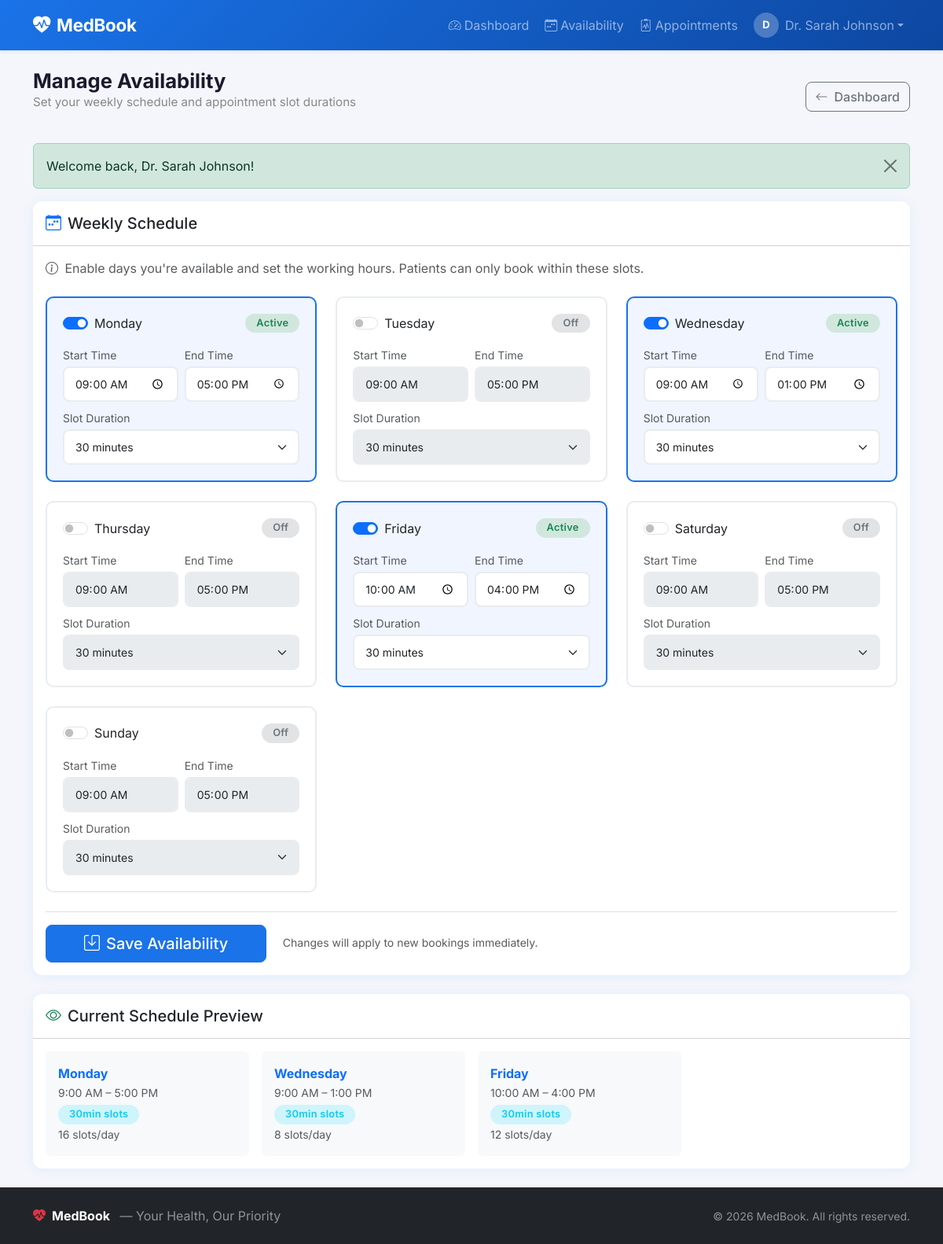
/doctor/availability.php (signed in), run on the app's committed database.
### tables this page shows
CREATE TABLE IF NOT EXISTS doctor_availability (
    id INT UNSIGNED AUTO_INCREMENT PRIMARY KEY,
    doctor_id INT UNSIGNED NOT NULL,
    day_of_week ENUM('Monday','Tuesday','Wednesday','Thursday','Friday','Saturday','Sunday') NOT NULL,
    start_time TIME NOT NULL,
    end_time TIME NOT NULL,
    slot_duration_minutes TINYINT UNSIGNED NOT NULL DEFAULT 30,   
    is_active TINYINT(1) NOT NULL DEFAULT 1,
    created_at TIMESTAMP DEFAULT CURRENT_TIMESTAMP,
    FOREIGN KEY (doctor_id) REFERENCES users(id) ON DELETE CASCADE,
    UNIQUE KEY unique_doctor_day (doctor_id, day_of_week)
);

### includes/helpers.php (called while the page is built, shortened)
<?php
function e(string $str): string {
    return htmlspecialchars($str, ENT_QUOTES | ENT_HTML5, 'UTF-8');
}
function formatTime(string $time): string {
    return date('g:i A', strtotime($time));
}
function generateTimeSlots(string $startTime, string $endTime, int $durationMinutes): array {
    $slots  = [];
    $start  = strtotime($startTime);
    $end    = strtotime($endTime);
    $step   = $durationMinutes * 60;
    for ($t = $start; $t < $end; $t += $step) {
        $slots[] = date('H:i', $t);
    }
    return $slots;
}
function url(string $path): string {
    return SITE_URL . '/' . ltrim($path, '/');
}

### doctor/availability.php (the view, shortened to what this page needs)
<?php
require_once __DIR__ . '/../includes/session.php';
require_once __DIR__ . '/../includes/helpers.php';
$pdo      = getDB();
$doctorId = currentUserId();
$days     = ['Monday','Tuesday','Wednesday','Thursday','Friday','Saturday','Sunday'];
$stmt = $pdo->prepare("SELECT * FROM doctor_availability WHERE doctor_id = ?");
$stmt->execute([$doctorId]);
$rows = $stmt->fetchAll();
$availability = [];
foreach ($rows as $row) {
    $availability[$row['day_of_week']] = $row;
}
require_once __DIR__ . '/../includes/header.php';
?>
<div class="d-flex justify-content-between align-items-center mb-4">
    <div>
        <h2 class="section-title mb-0">Manage Availability</h2>
        <p class="section-subtitle">Set your weekly schedule and appointment slot durations</p>
    </div>
    <a href="<?= url('doctor/dashboard.php') ?>" class="btn btn-outline-secondary">
        <i class="bi bi-arrow-left me-2"></i>Dashboard
    </a>
</div>
<div class="card">
    <div class="card-header bg-white py-3">
        <h5 class="mb-0"><i class="bi bi-calendar-week me-2 text-primary"></i>Weekly Schedule</h5>
    </div>
    <div class="card-body">
        <p class="text-muted mb-4">
            <i class="bi bi-info-circle me-1"></i>
            Enable days you're available and set the working hours. Patients can only book within these slots.
        </p>
        <form method="POST" action="">
            <div class="row g-4">
                <?php foreach ($days as $day):
                    $dayKey  = strtolower($day);
                    $enabled = isset($availability[$day]);
                    $avail   = $availability[$day] ?? null;
                ?>
                <div class="col-md-6 col-xl-4">
                    <div class="day-card <?= $enabled ? 'active-day' : '' ?>">
                        <div class="d-flex align-items-center justify-content-between mb-3">
                            <div class="d-flex align-items-center gap-2">
                                <div class="form-check form-switch mb-0">
                                    <input type="checkbox"
                                           class="form-check-input day-toggle"
                                           name="day_enabled[<?= $dayKey ?>]"
                                           id="day_<?= $dayKey ?>"
                                           value="1"
                                           <?= $enabled ? 'checked' : '' ?>>
                                    <label class="form-check-label fw-700 fs-6" for="day_<?= $dayKey ?>">
                                        <?= $day ?>
                                    </label>
                                </div>
                            </div>
                            <?php if ($enabled): ?>
                                <span class="badge bg-success-subtle text-success">Active</span>
                            <?php else: ?>
                                <span class="badge bg-secondary-subtle text-secondary">Off</span>
                            <?php endif; ?>
                        </div>
                        <div class="row g-2" id="fields_<?= $dayKey ?>">
                            <div class="col-6">
                                <label class="form-label small text-muted mb-1">Start Time</label>
                                <input type="time"
                                       name="start_time[<?= $dayKey ?>]"
                                       class="form-control form-control-sm"
                                       value="<?= $avail ? e(substr($avail['start_time'], 0, 5)) : '09:00' ?>"
                                       <?= !$enabled ? 'disabled' : '' ?>>
                            </div>
                            <div class="col-6">
                                <label class="form-label small text-muted mb-1">End Time</label>
                                <input type="time"
                                       name="end_time[<?= $dayKey ?>]"
                                       class="form-control form-control-sm"
                                       value="<?= $avail ? e(substr($avail['end_time'], 0, 5)) : '17:00' ?>"
                                       <?= !$enabled ? 'disabled' : '' ?>>
                            </div>
                            <div class="col-12">
                                <label class="form-label small text-muted mb-1">Slot Duration</label>
                                <select name="slot_duration[<?= $dayKey ?>]"
                                        class="form-select form-select-sm"
                                        <?= !$enabled ? 'disabled' : '' ?>>
                                    <?php foreach ([15,20,30,45,60] as $mins): ?>
                                        <option value="<?= $mins ?>"
                                            <?= ($avail && $avail['slot_duration_minutes'] == $mins) ? 'selected' : ($mins == 30 && !$avail ? 'selected' : '') ?>>
                                            <?= $mins ?> minutes
                                        </option>
                                    <?php endforeach; ?>
                                </select>
                            </div>
                        </div>
                    </div>
                </div>
                <?php endforeach; ?>
            </div>
            <div class="mt-4 pt-3 border-top">
                <button type="submit" class="btn btn-primary btn-lg px-5">
                    <i class="bi bi-save me-2"></i>Save Availability
                </button>
                <span class="text-muted ms-3 small">Changes will apply to new bookings immediately.</span>
            </div>
        </form>
    </div>
</div>
<?php if (!empty($availability)): ?>
<div class="card mt-4">
    <div class="card-header bg-white py-3">
        <h5 class="mb-0"><i class="bi bi-eye me-2 text-success"></i>Current Schedule Preview</h5>
    </div>
    <div class="card-body">
        <div class="row g-3">
            <?php foreach ($availability as $day => $avail): ?>
            <div class="col-sm-6 col-lg-3">
                <div class="p-3 bg-light rounded">
                    <strong class="text-primary"><?= e($day) ?></strong><br>
                    <span class="small text-muted">
                        <?= formatTime($avail['start_time']) ?> – <?= formatTime($avail['end_time']) ?>
                    </span><br>
                    <span class="badge bg-info-subtle text-info mt-1"><?= $avail['slot_duration_minutes'] ?>min slots</span>
                    <?php
                    $slots = generateTimeSlots($avail['start_time'], $avail['end_time'], $avail['slot_duration_minutes']);
                    echo '<br><small class="text-muted">' . count($slots) . ' slots/day</small>';
                    ?>
                </div>
            </div>
            <?php endforeach; ?>
        </div>
    </div>
</div>
<?php endif; ?>
<?php require_once __DIR__ . '/../includes/footer.php'; ?>

### assets/css/style.css (style rules this page uses)
:root { --primary: #1a73e8; --primary-dark: #0d47a1; --success: #2e7d32; --danger: #c62828; --warning: #f57c00; --light-bg: #f4f6fb; --card-shadow: 0 2px 16px rgba(26, 115, 232, 0.08); --border-r: 12px; }
body { font-family: 'Inter', 'Segoe UI', Arial, sans-serif; background: var(--light-bg); color: #333; min-height: 100vh; display: flex; flex-direction: column; }
.card { border: none !important; border-radius: var(--border-r) !important; box-shadow: var(--card-shadow) !important; }
.card-header { border-radius: var(--border-r) var(--border-r) 0 0 !important; font-weight: 600; }
.badge { padding: 6px 14px; border-radius: 20px; font-size: 0.8rem; font-weight: 600; letter-spacing: 0.3px; }
.form-control, .form-select { border: 2px solid #e9ecef; border-radius: 8px; padding: 10px 14px; transition: border-color 0.2s, box-shadow 0.2s; }
.btn { border-radius: 8px; font-weight: 500; transition: all 0.2s; }
.btn-primary { background: var(--primary); border-color: var(--primary); }
.day-card { border: 2px solid #e9ecef; border-radius: 10px; padding: 20px; transition: all 0.2s; }
.day-card.active-day { border-color: var(--primary); background: #f0f5ff; }
.section-title { font-size: 1.6rem; font-weight: 700; color: #1a1a2e; margin-bottom: 4px; }
.section-subtitle { color: #888; font-size: 0.95rem; }

### data on the page
doctor_availability: start_time "09:00", end_time "17:00", slot_duration_minutes "30 minutes", day "Monday", start_time "9:00 AM", end_time "5:00 PM", slot_duration_minutes "30", count($slots) "16"
doctor_availability: start_time "09:00", end_time "13:00", slot_duration_minutes "30 minutes", day "Wednesday", start_time "9:00 AM", end_time "1:00 PM", slot_duration_minutes "30", count($slots) "8"
doctor_availability: start_time "10:00", end_time "16:00", slot_duration_minutes "30 minutes", day "Friday", start_time "10:00 AM", end_time "4:00 PM", slot_duration_minutes "30", count($slots) "12"

### other printed values
SITE_NAME "MedBook"
substr($_SESSION['user_name'] ?? 'U', 0, 1) "D"
$_SESSION['user_name'] "Dr. Sarah Johnson"
$msg "Welcome back, Dr. Sarah Johnson!"
$day "Monday"
$day "Tuesday"
$day "Wednesday"
$day "Thursday"
$day "Friday"
$day "Saturday"
$day "Sunday"
form field value "30 minutes"
